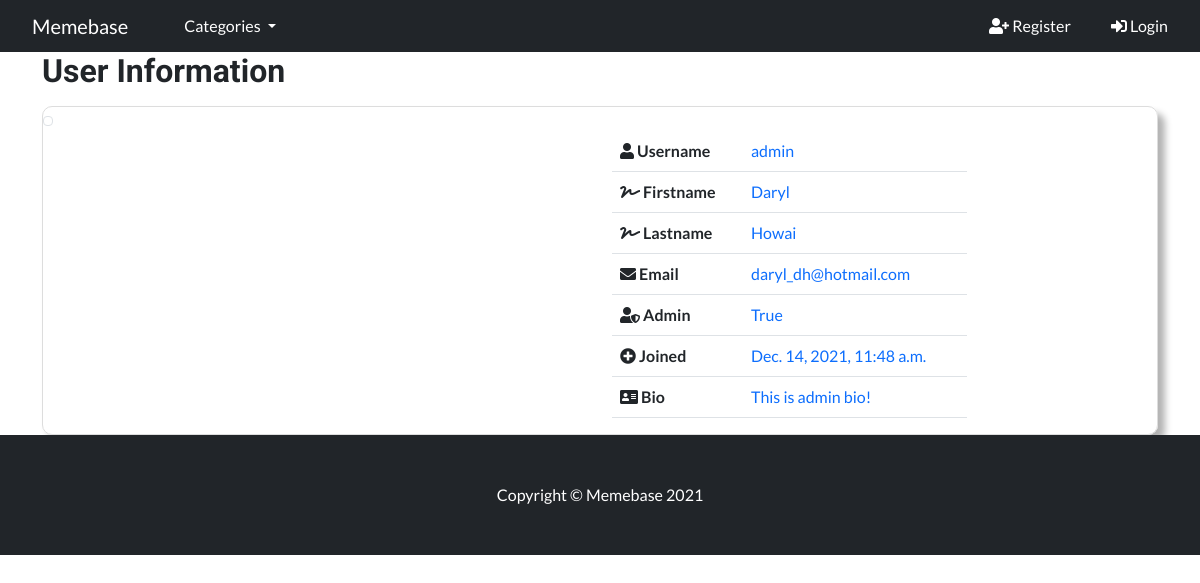
/members/1/profile/, run on the app's committed database.
### memeblog/models.py (models this page shows, shortened)
class UserProfile(models.Model):
    user = models.OneToOneField(User, null=True, on_delete=models.CASCADE)
    bio = models.TextField()
    profile_pic = CloudinaryField('image', default='default')

### members/views.py (the view)
# urls.py: path('<int:pk>/profile/', ProfilePageView.as_view(), name='profile_page'),
class ProfilePageView(generic.DetailView):
    model = UserProfile
    template_name = 'registration/user_profile.html'
    def get_context_data(self, *args, **kwargs):
        context = super(ProfilePageView, self).get_context_data(*args, **kwargs)
        page_user = get_object_or_404(UserProfile, id=self.kwargs['pk'])
        context["page_user"] = page_user
        return context

### memeblog/views.py (called while the page is built)
def category_list(request):
    category_list = Category.objects.all()
    context = {
        'category_list': category_list
    }
    return context

### templates/registration/user_profile.html (shortened to what this page needs)
{% extends "base.html" %}
{% block content %}
<div class="container">
    <h2>User Information</h2>
    <div class="panel-body inf-content mt-3">
        <div class="row">
            <div class="col-md-6">
                {% if "default" in page_user.profile_pic.url %}
                    <img style="width:400px;" title="" class="img-thumbnail" src="https://res.cloudinary.com/demon13/image/upload/v1639504110/default_profile_pic_qzyzr6.png">
                {% else %}
                    <img style="width:800px;" title="" class="img-thumbnail" src="{{ page_user.profile_pic.url }}">
                {% endif %}
            </div>
            <div class="col-md-4 mt-4">
                <div class="table-responsive">
                <table class="table table-user-information">
                    <tbody>
                        <tr>
                            <td>
                                <strong>
                                    <i class="fas fa-user"></i>
                                    Username
                                </strong>
                            </td>
                            <td class="text-primary">
                                {{ page_user.user.username }}
                            </td>
                        </tr>
                        <tr>
                            <td>
                                <strong>
                                    <i class="fas fa-signature"></i>
                                    Firstname
                                </strong>
                            </td>
                            <td class="text-primary">
                                {{ page_user.user.first_name }}
                            </td>
                        </tr>
                        <tr>
                            <td>
                                <strong>
                                    <i class="fas fa-signature"></i>
                                    Lastname
                                </strong>
                            </td>
                            <td class="text-primary">
                                {{ page_user.user.last_name }}
                            </td>
                        </tr>
                        <tr>
                            <td>
                                <strong>
                                    <i class="fas fa-envelope"></i>
                                    Email
                                </strong>
                            </td>
                            <td class="text-primary">
                                {{ page_user.user.email }}
                            </td>
                        </tr>
                        <tr>
                            <td>
                                <strong>
                                    <i class="fas fa-user-shield"></i>
                                    Admin
                                </strong>
                            </td>
                            <td class="text-primary">
                                {{ page_user.user.is_superuser }}
                            </td>
                        </tr>
                        <tr>
                            <td>
                                <strong>
                                    <i class="fas fa-plus-circle"></i>
                                    Joined
                                </strong>
                            </td>
                            <td class="text-primary">
                                {{ page_user.user.date_joined }}
                            </td>
                        </tr>
                        <tr>
                            <td>
                                <strong>
                                    <i class="fas fa-address-card"></i>
                                    Bio
                                </strong>
                            </td>
                            <td class="text-primary">
                                {{ page_user.bio }}
                            </td>
                        </tr>
                    </tbody>
                </table>
                </div>
            </div>
        </div>
    </div>
    </div>
{% endblock %}

### static/css/style.css (style rules this page uses)
body { font-family: Lato, sans-serif; font-weight: 400; }
.h1, .h2, .h3, .h4, .h5, .h6, h1, h2, h3, h4, h5, h6 { font-family: Roboto, sans-serif; font-weight: bold; }
.inf-content { border:1px solid #DDDDDD; -webkit-border-radius:10px; -moz-border-radius:10px; border-radius:10px; box-shadow: 7px 7px 7px rgba(0, 0, 0, 0.3); }

### data on the page
UserProfile: user.username "admin", user.first_name "Daryl", user.last_name "Howai", user.email "daryl_dh@hotmail.com", user.is_superuser "True", user.date_joined "Dec. 14, 2021, 11:48 a.m.", bio "This is admin bio!"
